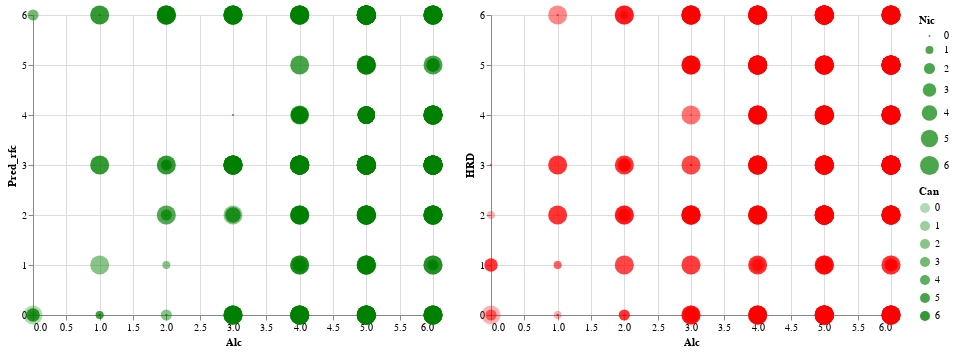

Write notebook code for a chart like this one.
### Markdown cell above
https://scikit-learn.org/stable/modules/generated/sklearn.ensemble.RandomForestClassifier.html

### Code cell
from sklearn.ensemble import RandomForestClassifier
clf_rf = RandomForestClassifier()
clf_rf.fit(X_train, y_train)
reg_results["Pred_rfc"] = clf_rf.predict(X_test)
scatter_pred = alt.Chart(reg_results).mark_circle().encode(
    x="Alc",
    y="Pred_rfc",
    opacity="Can:Q",
    color=alt.value("green"),
    size="Nic:Q"
)


accuracy = (reg_results["Pred_rfc"] == reg_results["HRD"]).sum()/len(reg_results["HRD"])
print(accuracy)
alt.hconcat(scatter_pred, scatter_true)

### Figure 1 — Vega-Lite specification as saved in the notebook (floating-point values rounded to 4 significant figures; data arrays with more than 128 entries replaced by an {"elided": "..."} marker saying what was removed)
{"config": {"view": {"continuousWidth": 400, "continuousHeight": 300}}, "hconcat": [{"mark": "circle", "encoding": {"color": {"value": "green"}, "opacity": {"field": "Can", "type": "quantitative"}, "size": {"field": "Nic", "type": "quantitative"}, "x": {"field": "Alc", "type": "quantitative"}, "y": {"field": "Pred_rfc", "type": "quantitative"}}}, {"mark": "circle", "encoding": {"color": {"value": "red"}, "opacity": {"field": "Can", "type": "quantitative"}, "size": {"field": "Nic", "type": "quantitative"}, "x": {"field": "Alc", "type": "quantitative"}, "y": {"field": "HRD", "type": "quantitative"}}}], "data": {"name": "data-068b392020d85dbfcbcc858a1150092d"}, "$schema": "https://vega.github.io/schema/vega-lite/v4.17.0.json", "datasets": {"data-068b392020d85dbfcbcc858a1150092d": {"elided": "566 records"}}}
